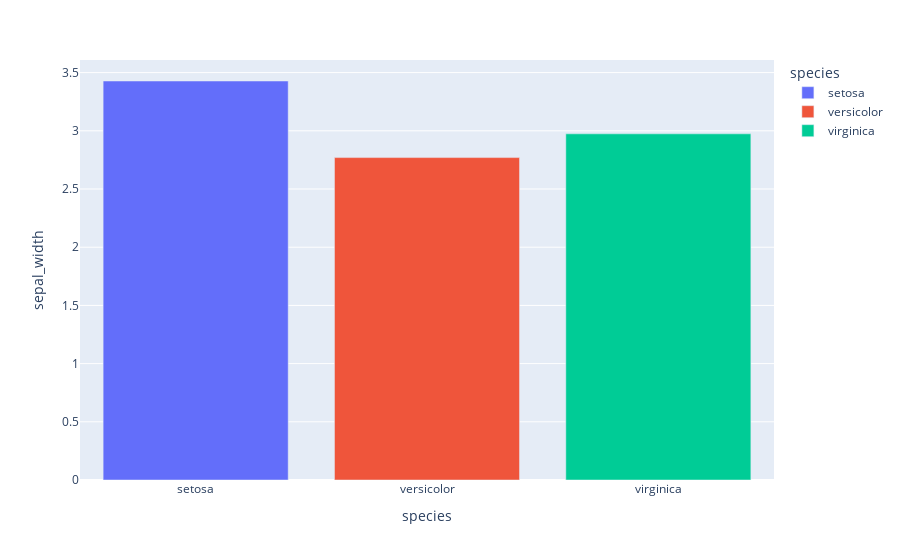

Notebook cell for this chart:
### Code cell
fig3=px.bar(df_bar,x='species', y='sepal_width', color='species')
fig3.show()

### Figure 1 — Plotly figure (JSON) as saved in the notebook; plotly's stock layout.template omitted (floating-point values rounded to 4 significant figures)
{"data": [{"alignmentgroup": "True", "hovertemplate": "species=%{x}<br>sepal_width=%{y}<extra></extra>", "legendgroup": "setosa", "marker": {"color": "#636efa", "pattern": {"shape": ""}}, "name": "setosa", "offsetgroup": "setosa", "orientation": "v", "showlegend": true, "textposition": "auto", "type": "bar", "x": ["setosa"], "xaxis": "x", "y": [3.428], "yaxis": "y"}, {"alignmentgroup": "True", "hovertemplate": "species=%{x}<br>sepal_width=%{y}<extra></extra>", "legendgroup": "versicolor", "marker": {"color": "#EF553B", "pattern": {"shape": ""}}, "name": "versicolor", "offsetgroup": "versicolor", "orientation": "v", "showlegend": true, "textposition": "auto", "type": "bar", "x": ["versicolor"], "xaxis": "x", "y": [2.77], "yaxis": "y"}, {"alignmentgroup": "True", "hovertemplate": "species=%{x}<br>sepal_width=%{y}<extra></extra>", "legendgroup": "virginica", "marker": {"color": "#00cc96", "pattern": {"shape": ""}}, "name": "virginica", "offsetgroup": "virginica", "orientation": "v", "showlegend": true, "textposition": "auto", "type": "bar", "x": ["virginica"], "xaxis": "x", "y": [2.974], "yaxis": "y"}], "layout": {"barmode": "relative", "legend": {"title": {"text": "species"}, "tracegroupgap": 0}, "margin": {"t": 60}, "xaxis": {"anchor": "y", "categoryarray": ["setosa", "versicolor", "virginica"], "categoryorder": "array", "domain": [0, 1], "title": {"text": "species"}}, "yaxis": {"anchor": "x", "domain": [0, 1], "title": {"text": "sepal_width"}}}}
